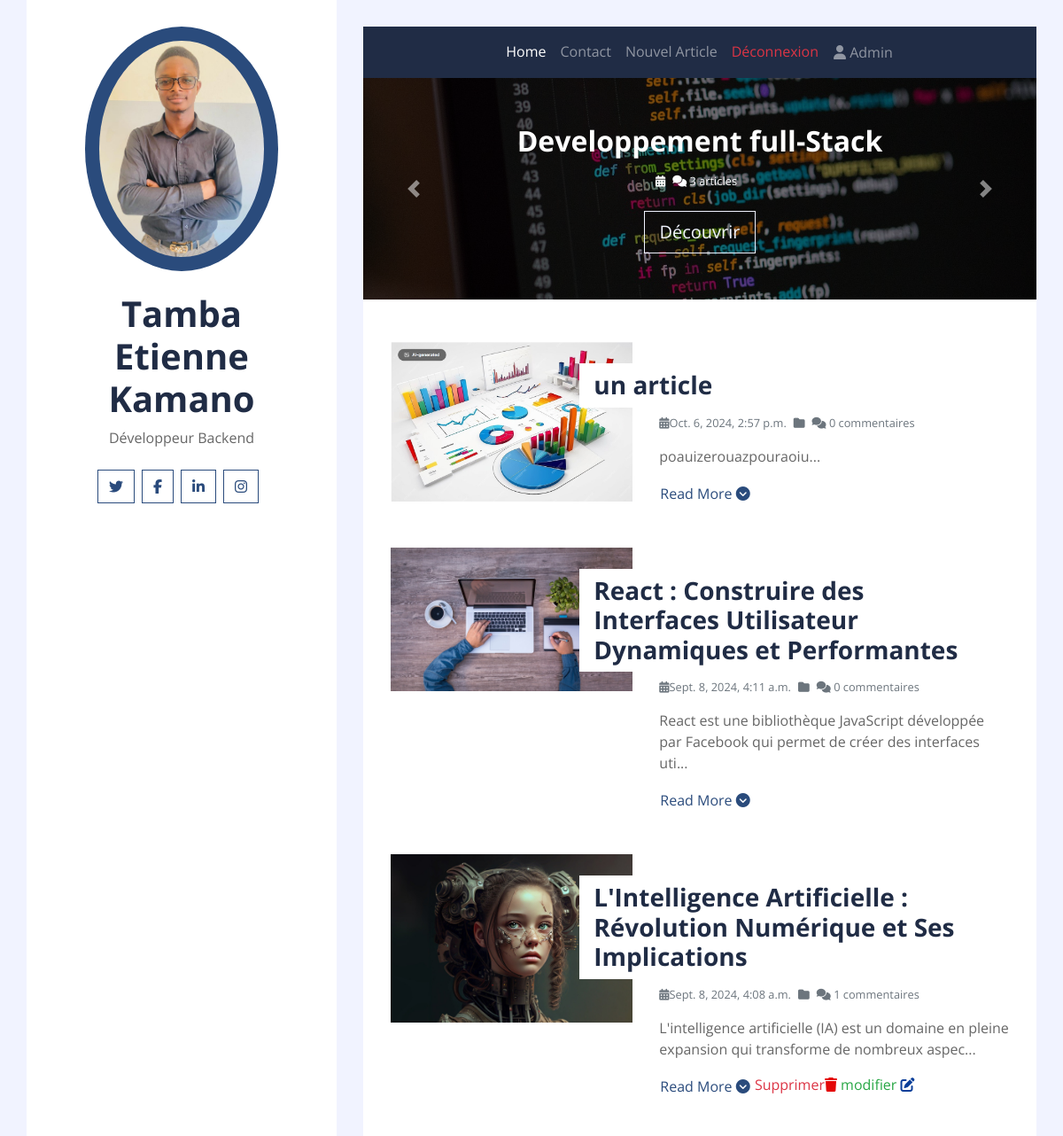
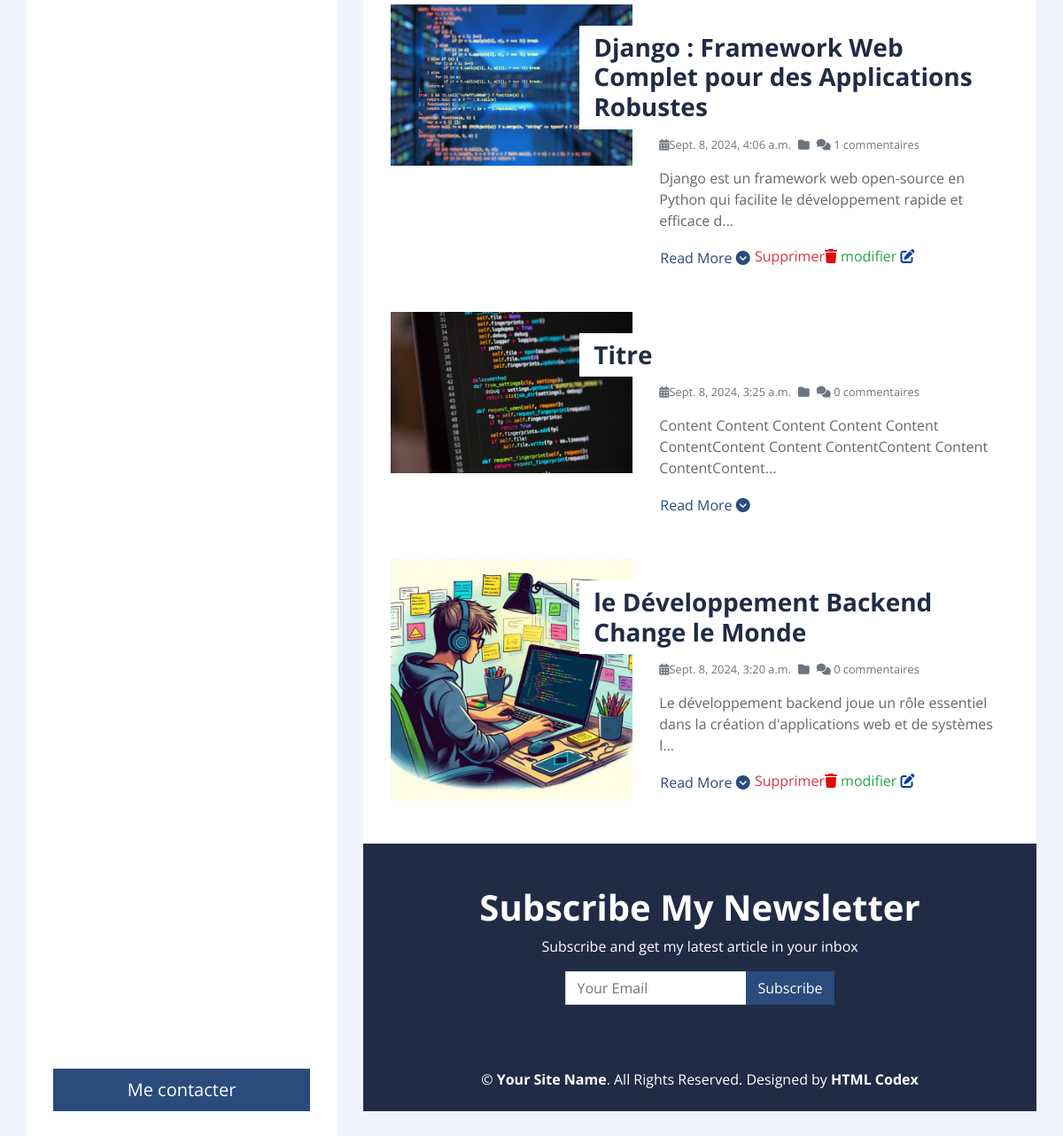
Page / (signed in) on the committed database (2 pictures, top to bottom).
### account/models.py (models this page shows)
class user(AbstractUser):
    is_writer = models.BooleanField(default=False, verbose_name="Je suis Editeur")

### blogApp/models.py (models this page shows, shortened)
class Category(models.Model):
    name = models.CharField(max_length = 150)
    image = models.ImageField(upload_to="category_images", height_field=None, width_field=None, max_length=100)
    class Meta:
        verbose_name = ("Category")
        verbose_name_plural = ("Categories")

class Article(models.Model):
    title = models.CharField(max_length = 150)
    content = models.TextField()
    date = models.DateTimeField(auto_now=True, auto_now_add=False)
    image = models.ImageField(upload_to='image-blog', height_field=None, width_field=None, max_length=100)
    category = models.ManyToManyField(Category)
    user = models.ForeignKey(User,on_delete=models.CASCADE)
    class Meta:
        ordering = ('date',)

### blogApp/views.py (the view)
# urls.py: path('', ArticleListCreateView.as_view(), name="home"),
class ArticleListCreateView(View):
    template_name = 'blogApp/index.html'
    success_url = reverse_lazy('home')
    def get(self, request, *args, **kwargs):
        articles = Article.objects.all().order_by('-date')
        form = ArticleForm()
        category = Category.objects.all()
        return render(request, self.template_name, {'articles': articles,
                                                    'form': form,
                                                    'categories':category})

### blogApp/forms.py
class ArticleForm(forms.ModelForm):
    class Meta:
        model = Article
        fields = '__all__'
        exclude = ['user']
        widgets = {
            'title': forms.TextInput(attrs={'class': 'form-control'}),
            'content': forms.Textarea(attrs={'class': 'form-control', 'placeholder': 'Your description here'}),
            'resume': forms.TextInput(attrs={'class': 'form-control'}),
            'image': forms.ClearableFileInput(attrs={'class': 'form-control-file'}),
            'category': forms.SelectMultiple(attrs={'class': 'form-control'})
        }

### blogApp/templates/blogApp/index.html (shortened to what this page needs)
{% extends "base.html" %}
{% block containt %}
          {% include "blogApp/_home_partials/carousel_section.html" %}
          {% include "blogApp/_home_partials/bloglist_section.html" %}
          {% include "blogApp/_home_partials/subscription_section.html" %}
          {{ block.super }}
{% endblock containt %}

### blogApp/templates/blogApp/_partials/navbar.html (shortened to what this page needs)
<div class="container p-0">
    <nav class="navbar navbar-expand-lg bg-secondary navbar-dark">
        <div class="collapse navbar-collapse justify-content-between" id="navbarCollapse">
            <div class="navbar-nav m-auto">
                <a href="{% url 'home' %}" class="nav-item nav-link active">Home</a>
                <a href="#" class="nav-item nav-link">Contact</a>
                {% if user.is_authenticated %}
                    {% if user.is_writer or user.is_superuser %}
                        <a href="{% url 'article-create' %}" class="nav-item nav-link">Nouvel Article</a>
                    {% endif %}
                    <a href="{% url 'account:logout' %}" class="nav-item nav-link text-danger">Déconnexion</a>
                    <button type="button" class="nav-item nav-link btn btn-link" data-bs-toggle="modal" data-bs-target="#exampleModal" data-bs-whatever="@mdo"> <i class="fas fa-user"></i> {{ user.username }}</button>
                {% else %}
                    <a href="{% url 'account:login' %}" class="nav-item nav-link">Connexion</a>
                {% endif %}
            </div>
        </div>
    </nav>
</div>

### blogApp/templates/blogApp/_home_partials/carousel_section.html
{% load static %}
<div class="container p-0">
    <div id="blog-carousel" class="carousel slide" data-bs-ride="carousel">
        <div class="carousel-inner">
            {% for category in categories %}
            <div class="carousel-item {% if forloop.first %}active{% endif %}">
                <img  class="w-100" src="{{ category.image.url }}" alt="{{ category.name }}" style="height: 250px; object-fit: cover;">
                <div class="carousel-caption d-flex flex-column align-items-center justify-content-center">
                    <h2 class="mb-3 text-white font-weight-bold">{{ category.name }}</h2>
                    <div class="d-flex text-white">
                        <small class="mr-2"><i class="fa fa-calendar-alt"></i> {{ category.created_at|date:"d-M-Y" }}</small>
                        <small class="mr-2"><i class="fa fa-comments"></i> {{ category.article_set.count }} articles</small>
                    </div>
                    <a href="{{ category.get_absolute_url }}" class="btn btn-lg btn-outline-light mt-4">Découvrir</a>
                </div>
            </div>
            {% endfor %}
        </div>
        <a class="carousel-control-prev" href="#blog-carousel" data-bs-slide="prev">
            <span class="carousel-control-prev-icon"></span>
        </a>
        <a class="carousel-control-next" href="#blog-carousel" data-bs-slide="next">
            <span class="carousel-control-next-icon"></span>
        </a>
    </div>
</div>

### blogApp/templates/blogApp/_home_partials/bloglist_section.html
<div class="container bg-white pt-5">
    {% if articles %}
        {% for article in articles %}
            <div class="row blog-item px-3 pb-5">
                <div class="col-md-5">
                    <img class="img-fluid mb-4 mb-md-0" src="{{article.image.url}}" alt="{{article.title}}">
                </div>
                <div class="col-md-7">
                    <h3 class="mt-md-4 px-md-3 mb-2 py-2 bg-white font-weight-bold">{{article.title}}</h3>
                    <div class="d-flex mb-3">
                        <small class="mr-2 text-muted"><i class="fa fa-calendar-alt"></i>{{article.date}}</small>
                        <small class="mr-2 text-muted"><i class="fa fa-folder"></i> {{article.category.fist.name}}</small>
                        <small class="mr-2 text-muted"><i class="fa fa-comments"></i> {{article.comment_set.count}} commentaires</small>
                    </div>
                    <p>
                       {{article.content|slice:':100'}}...
                    </p>
                    <a class="btn btn-link p-0" href="{% url 'detail-article' article.pk %}">Read More <i class="fa-solid fa-circle-chevron-down"></i></a>
                    {% if article.user == request.user %}
                        <a class="p-0 text-danger" href="{% url 'del-article' article.pk %}">Supprimer<i class="fa-solid fa-trash fa-flip-horizontal" style="color: #e40707;"></i></a>
                        <a class="p-0 text-success" href="{% url 'edit-article' article.pk %}">modifier <i class="fa-solid fa-pen-to-square" style="color: #0a3e99;"></i></a>
                    {% endif %}
                </div>
            </div>
        {% endfor %}
    {% endif %}
</div>

### rows in the picture
user: username "Admin"
Category: image (picture), name "Developpement full-Stack", article_set.count "3"
Article: image (picture), title "un article", date "Oct. 6, 2024, 2:57 p.m.", comment_set.count "0", content "poauizerouazpouraoiu"
Article: image (picture), title "React : Construire des Interfaces Utilisateur Dynamiques et Performantes", date "Sept. 8, 2024, 4:11 a.m.", comment_set.count "0", content "React est une bibliothèque JavaScript développée par Facebook qui permet de créer des interfaces uti"
Article: image (picture), title "L'Intelligence Artificielle : Révolution Numérique et Ses Implications", date "Sept. 8, 2024, 4:08 a.m.", comment_set.count "1", content "L'intelligence artificielle (IA) est un domaine en pleine expansion qui transforme de nombreux aspec", shows "Supprimer"
Article: image (picture), title "Django : Framework Web Complet pour des Applications Robustes", date "Sept. 8, 2024, 4:06 a.m.", comment_set.count "1", content "Django est un framework web open-source en Python qui facilite le développement rapide et efficace d", shows "Supprimer"
Article: image (picture), title "Titre", date "Sept. 8, 2024, 3:25 a.m.", comment_set.count "0", content "Content Content Content Content Content ContentContent Content ContentContent Content ContentContent"
Article: image (picture), title "le Développement Backend Change le Monde", date "Sept. 8, 2024, 3:20 a.m.", comment_set.count "0", content "Le développement backend joue un rôle essentiel dans la création d'applications web et de systèmes l", shows "Supprimer"
